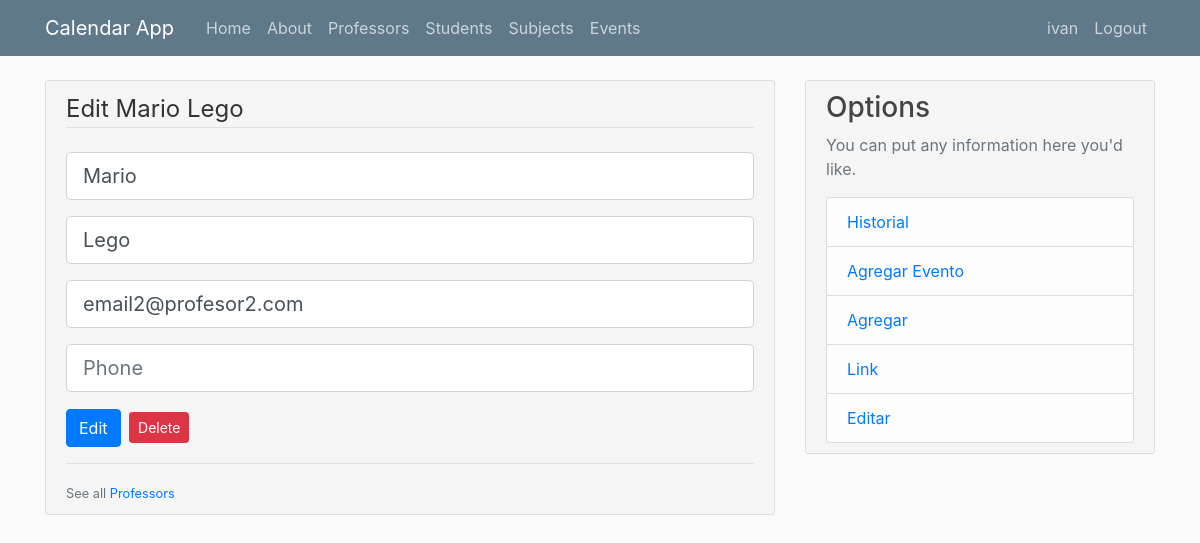
Before: /edit_professor?Professor=1 (signed in) with the older database file.
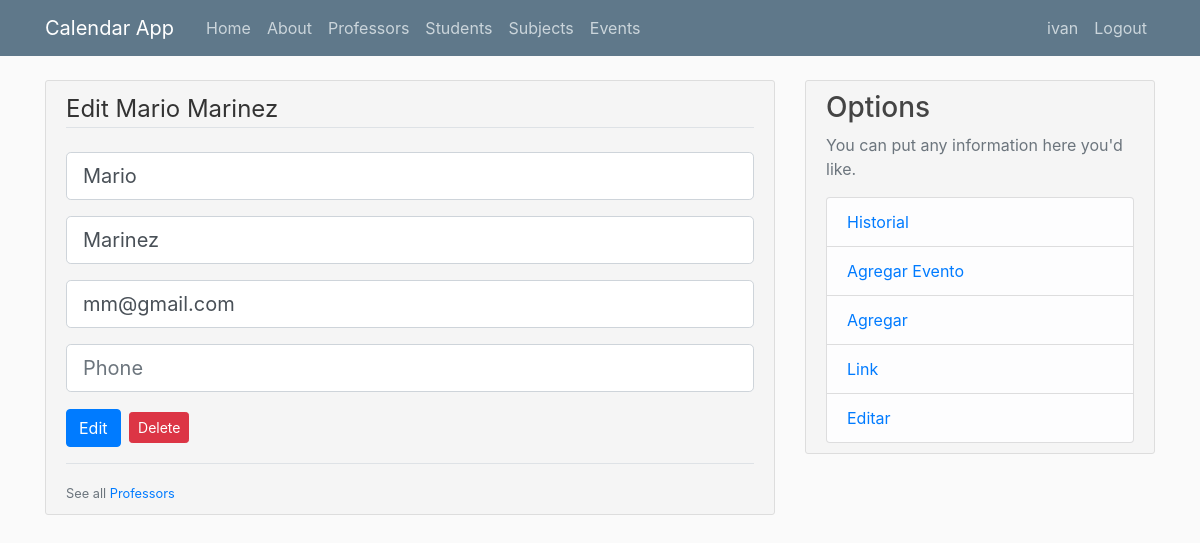
After: the same page with the newer database file.
### flaskcalendar/models.py (models this page shows, shortened)
class Professor(db.Model):
    id = db.Column(db.Integer, primary_key=True)
    name = db.Column(db.String(100), nullable=False)
    last_name = db.Column(db.String(100), nullable=False)
    email = db.Column(db.String(120), unique=True, nullable=True)
    phone = db.Column(db.Integer)
    events = db.relationship('Event', backref='professor', lazy=True, cascade="all, delete-orphan")
    subjects = db.relationship('ProfessorSubjects', backref='professor', lazy=True, cascade="all, delete-orphan")
    author_id =  db.Column(db.Integer, db.ForeignKey('user.id'), nullable=False)
    def fullName(self):
        return f"{self.name} {self.last_name}"

### flaskcalendar/professors/routes.py (the view)
@professorsAPP.route("/edit_professor", methods=['GET','POST'])
@login_required
def edit_professor():
    form = AddProfessorForm()
    if form.validate_on_submit():
        professor_id = int(request.form.get("instance_id"))
        instance = Professor.query.filter_by(id=professor_id).first()
        if isAuthor(instance):
            instance.name = form.name.data
            instance.last_name  = form.last_name.data
            instance.email  = form.email.data
            instance.phone = form.phone.data
            addToHistory(instance,'edit')
            db.session.commit()
            flash(f"{instance.fullName()} account has been updated",'success')
            return redirect(url_for('professors.professors'))
    elif request.method == 'GET' and request.args.get('Professor'):
        professor_id = int(request.args.get('Professor'))
        instance = Professor.query.filter_by(id=professor_id).first()
        if isAuthor(instance):
            form.name.data = instance.name
            form.last_name.data = instance.last_name
            form.email.data = instance.email
            form.phone.data = instance.phone
            return render_template('professors/edit_professor.html', form=form, instance=instance)
    return redirect(url_for('professors.professors'))

### flaskcalendar/professors/forms.py
class AddProfessorForm(FlaskForm):
    name = StringField('Name', validators=[], render_kw={"placeholder": "Name"})
    last_name = StringField('Last Name', validators=[], render_kw={"placeholder": "Last Name"})
    email = StringField('Email', validators=[DataRequired(), Email()], render_kw={"placeholder": "Email"})
    phone = StringField('Phone', validators=[], render_kw={"placeholder": "Phone"})
    submit = SubmitField('Add Professor')

### flaskcalendar/models.py (called while the page is built)
@login_manager.user_loader
def load_user(user_id):
    return User.query.get(int(user_id))

### flaskcalendar/users/utils.py (called while the page is built)
def isAuthor(instance,current_user=current_user):
    if instance and instance.id == current_user.id:
        return True
    else:
        return False

### flaskcalendar/templates/professors/edit_professor.html (shortened to what this page needs)
{% extends "layout.html" %}
{% block content %}
<div class="content-section">
    <form method="POST" action="" >
        <fieldset class="form-group">
            <legend class='border-bottom mb-4'>Edit {{instance.fullName() }}</legend>
            {% for formField in form %}
                <div class='form-group'>
                    {% if formField.errors %}
                        {{formField(class="form-control form-control-lg is-invalid")}}
                        <div class="invalid-feedback">
                            {% for error in formField.errors %}
                                <span>{{ error }}</span>
                            {% endfor %}
                        </div>
                    {% elif formField.type == 'SubmitField' %}
                    {% else %}
                        {{ formField(class="form-control form-control-lg") }}
                    {% endif %}
                </div>
            {% endfor %}
            <button class="btn btn-primary" type="submit">Edit</button>
            <button type="button" class="btn btn-danger btn-sm m-1" data-toggle="modal" data-target="#deleteModal">Delete</button>
        </fieldset>
    </form>
    <div class='border-top pt-3'>
        <small class="text-muted">See all <a class="" href="{{ url_for('professors.professors') }}">{{ instance.__class__.__name__}}s</a></small>
    </div>
</div>
{% endblock content %}

Changed rows visible on the page:
changed Professor "Mario": fullName "Mario Lego" → "Mario Marinez"; last_name "Lego" → "Marinez"; email "email2@profesor2.com" → "mm@gmail.com"
